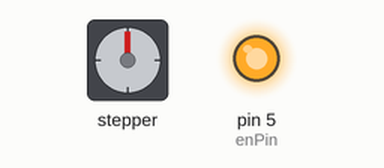
Simulated run of this sketch. Board: Arduino Uno, built with avr-gcc and run on an emulated ATmega328P. On the bench: stepper motor, output pins drawn as LEDs (lit = HIGH). Stepper angles assume 200 steps per turn.

Above: at 0.15 s.
At 3.15 s:
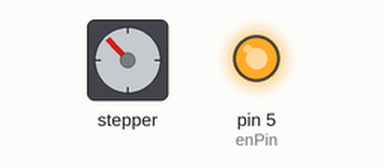
At 6.45 s:
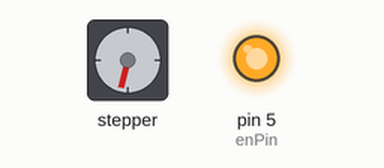
At 12.7 s:
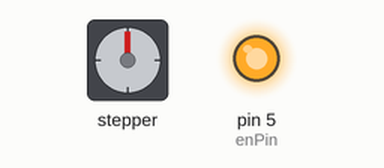
Timing chart, 0 to 14.2 s (numbered marks = the images above):
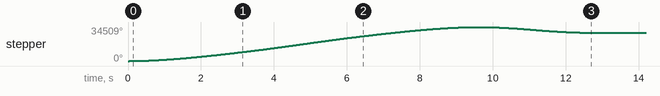

Measured:
- by itself, stepper: turns 34509° clockwise in 9.6 s, then 5709° counter-clockwise in 3.0 s

The sketch:

Bounce.ino
```cpp
// (licence header left out)
#include <AccelStepper.h>

// Define a stepper and the pins it will use
#define stepPin MISO
#define directionPin MOSI
#define enPin 5
AccelStepper stepper(AccelStepper::DRIVER, stepPin, directionPin);

void setup()
{
  pinMode(enPin, OUTPUT);
  digitalWrite(enPin, HIGH);
  // Change these to suit your stepper if you want
  stepper.setMaxSpeed(6000);
  stepper.setAcceleration(2000);
  stepper.moveTo(32000);
}

void loop()
{
  if(millis() > 5000 && millis() < 10000){
     stepper.moveTo(0);
  }

  if(millis() > 10000){
     stepper.moveTo(16000);
  }
    // If at the end of travel go to the other end
    // if (stepper.distanceToGo() == 0)
    //   stepper.moveTo(-stepper.currentPosition());

    stepper.run();
}
```
